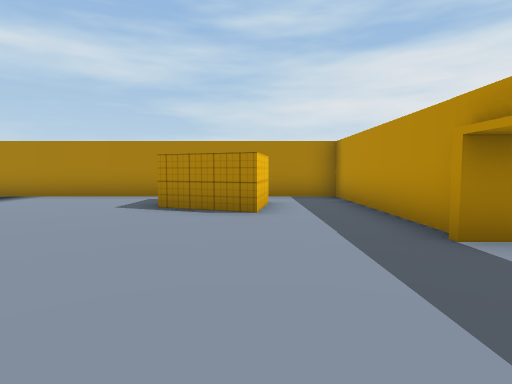
View 1 (above)

12 first-person views from a walk through a scene from a Unity 3-D project. The camera is 1.4 m above the floor, tilts 4° down and sees 80° across. The floor is counted in squares, 2 m on a side. Each view is taken from the middle of a square. On the plan, view 1 faces up. The plan holds only what a view shows up to about 10 squares ahead; the rest is blank. The place goes on beyond the plan. Some animated figures are left out. Door leaves are left out, so doorways stand open.

View 2
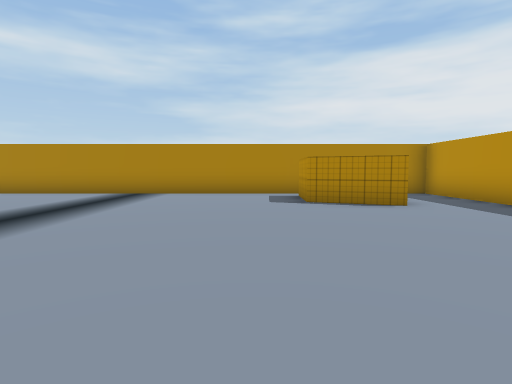

View 3
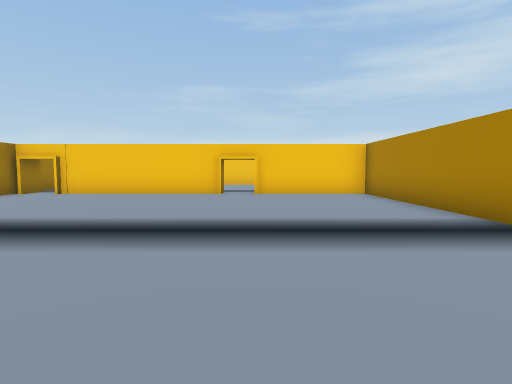

View 4
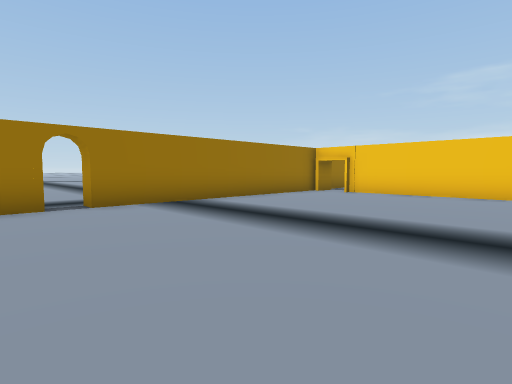

View 5
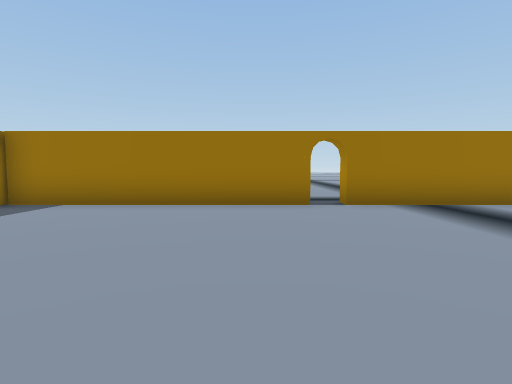

View 6
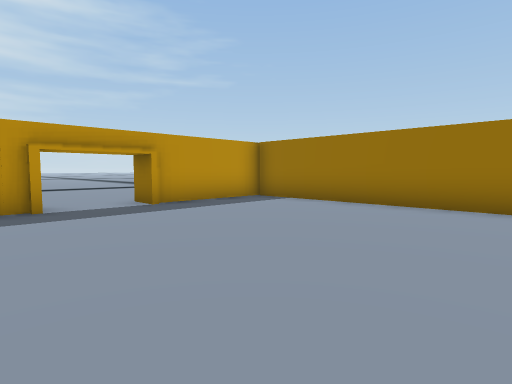

View 7
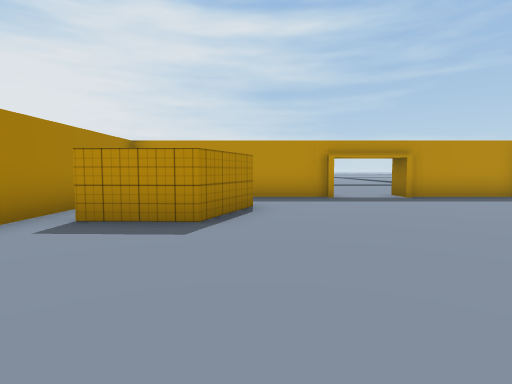

View 8
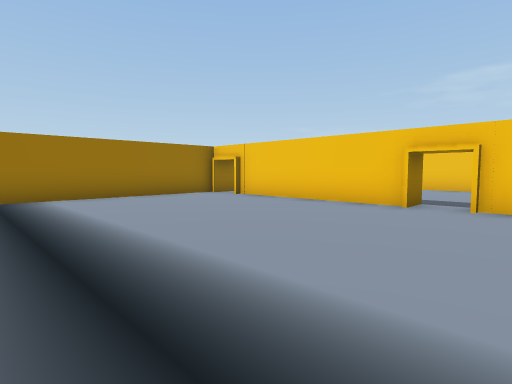

View 9
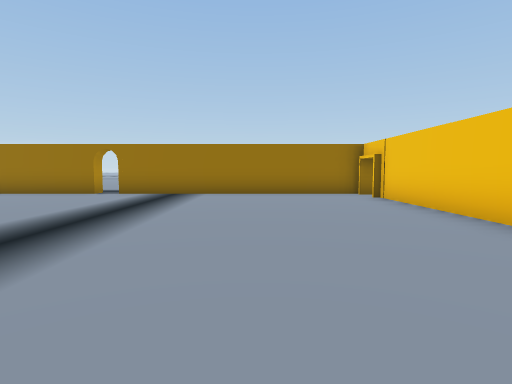

View 10
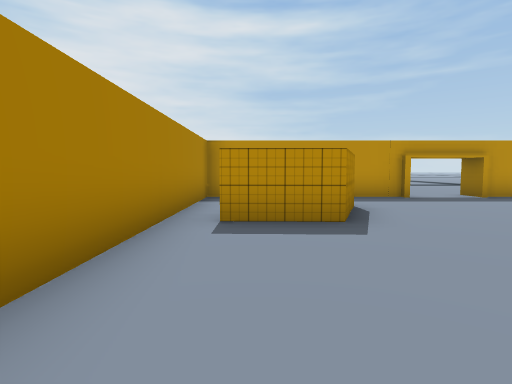

View 11
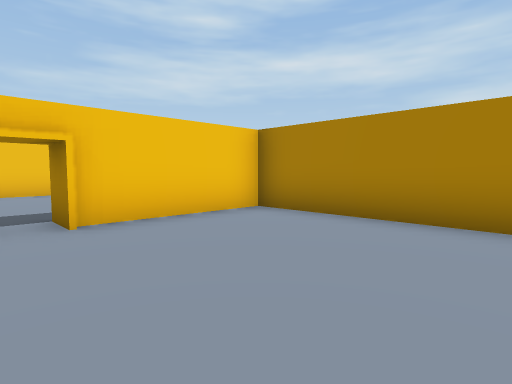

View 12
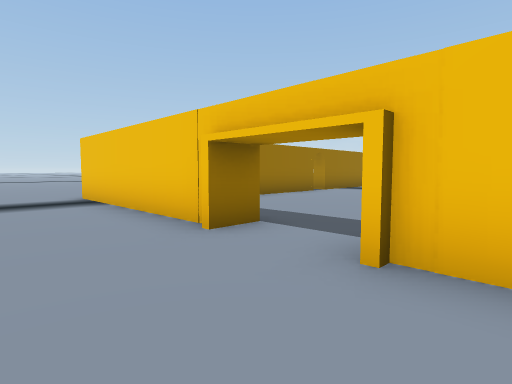

### Floor plan
Points are (right, up) in squares from view 1. A wall is a line through its corners. A room is listed if a view was taken in it or the views show most of it. See-through windows are left out.
Room 1 (views 1, 2, 3, 4, 5, 6, 7, 8, 9, 10, 11)
walls: (-4.1, -2.2) (2.2, -2.2) (2.2, 0.9); (0.3, 6.6) (0, 5.1) (-1.9, 5.8) (-1.8, 7.6); (2.2, 3) (2.2, 8.3) (-12.3, 8.3) (-12.3, 5); (-12.3, 3.9) (-12.3, -1); (-12.2, -2.2) (-4.9, -2.2)
ways out: opening at (2.5, 2) to room 2; gap at (-4.5, -2) to room 2; open door at (-12, 4.5)
Room 2 (view 12)
walls: (-4.9, -2.2) (-4.9, -2.8); (-4.1, -2.8) (-4.1, -2.2); (1.9, 1.1) (2.9, 1.1); (2.7, 0.8) (2.7, -4.5); (2.7, 3.9) (2.7, 3) (1.9, 3)
ways out: opening at (2.5, 2) to room 1; gap at (-4.5, -2) to room 1

Positions as (right, up) in squares from view 1, and headings:
1: (0, 0), facing up
2: (-3, -1), facing up
3: (-3, 5), facing left
4: (-3, 4), facing down-left
5: (-3, 4), facing down
6: (-4, 4), facing down-right
7: (-6, 5), facing right
8: (-6, 6), facing down-left
9: (-9, 7), facing down
10: (-6, 7), facing right
11: (-8, 4), facing up-left
12: (5, 4), facing down-left
